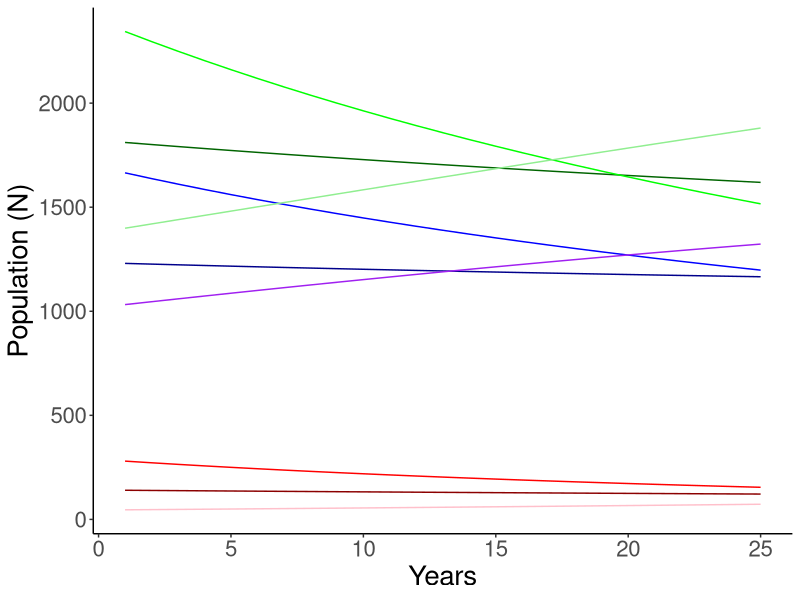

Write R code to recreate this figure.
## ---- chunk 1
#qworst means using the lower estimates of population to increase catchability, high estimates of pop decrease catchability. Higher catchability means higher catch death rate
SW21_L <-1032
SW21_H <- 1665
SW21_A <- 1230
SW20C <- 98
SW20E <- 277
SW19C <- 74
SW19E <- 267

#get q's for each year based on diff pop sizes. Add on catches from future years to simulate actual pop size
q20opt <- SW20C/(SW20E*(SW21_H + SW20C))
q20worst <- SW20C/(SW20E*(SW21_L + SW20C))
q20ave <- SW20C/(SW20E*(SW21_A + SW20C))
q19opt <- SW19C/(SW19E*(SW21_H + SW20C + SW19C))
q19worst <-SW19C/(SW19E*(SW21_L + SW20C + SW19C))
q19ave <-SW19C/(SW19E*(SW21_A + SW20C + SW19C))

qopt <- mean(c(q20opt,q19opt))
qworst <- mean(c(q20worst, q19worst))
qave <- mean(c(q20ave, q19ave))

qopt
qworst
qave

## ---- chunk 2
# Define functions
logistic <- function(r, K, nt, e, q) {
  ntplus1 <- nt + (r * nt * (1 -nt/K))-(e*q*nt)
  return(ntplus1)
}

# Create a loop to run the logistic model

logistic_pop <- function(r, K, N0, e, q, nyears){
nt <- rep(NA, nyears) 
nt[1] <- N0

for (i in 2:nyears) {
  nt[i] <- logistic(r = r,
                    K = K,
                    nt = nt[i - 1],
                    e = e,
                    q = q)
}
return(nt)
}
## ---- chunk 3
# Run Scenario 1: North 
# nominal case parameters
r <- mean(c(0.025,0.049))
K <- 448
N0 <- 140
e <- 138
q <- qave
nyears <- 25


output <- logistic_pop(r = r,
                       K = K,
                       N0 = N0,
                       e = e,
                       q = q,
                       nyears = nyears)

# calculate % change
100 * (output[ nyears ] - output[ 1 ]) / output[ 1 ]

## ---- chunk 4
#worst case
r <- 0.025
K <- 437
N0 <- 280
e <- 138
q <- qworst
nyears <- 25


output2 <- logistic_pop(r = r,
                       K = K,
                       N0 = N0,
                       e = e,
                       q = q,
                       nyears = nyears)

# calculate % change
100 * (output2[ nyears ] - output2[ 1 ]) / output2[ 1 ]
## ---- chunk 5
r <- 0.049
K <- 524
N0 <- 46
e <- 138
q <- qopt
nyears <- 25


output3 <- logistic_pop(r = r,
                       K = K,
                       N0 = N0,
                       e = e,
                       q = q,
                       nyears = nyears)

# calculate % change
100 * (output3[ nyears ] - output3[ 1 ]) / output3[ 1 ]
## ---- chunk 6
r <- mean(c(0.025,0.049))
K <- 2191
N0 <- 1230
e <- 82
q <- qave
nyears <- 25


output4 <- logistic_pop(r = r,
                       K = K,
                       N0 = N0,
                       e = e,
                       q = q,
                       nyears = nyears)

# calculate % change
100 * (output4[ nyears ] - output4[ 1 ]) / output4[ 1 ]


## ---- chunk 7
r <- mean(c(0.025))
K <- 2159
N0 <- 1665
e <- 82
q <- qworst
nyears <- 25


output5 <- logistic_pop(r = r,
                       K = K,
                       N0 = N0,
                       e = e,
                       q = q,
                       nyears = nyears)

# calculate % change
100 * (output5[ nyears ] - output5[ 1 ]) / output5[ 1 ]
## ---- chunk 8
r <- mean(c(0.049))
K <- 2389
N0 <- 1032
e <- 82
q <- qopt
nyears <- 25


output6 <- logistic_pop(r = r,
                       K = K,
                       N0 = N0,
                       e = e,
                       q = q,
                       nyears = nyears)

# calculate % change
100 * (output6[ nyears ] - output6[ 1 ]) / output6[ 1 ]
## ---- chunk 9
r <- mean(c(0.025,0.049))
K <- 4438
N0 <- 1811
e <- 118
q <- qave
nyears <- 25


output7 <- logistic_pop(r = r,
                       K = K,
                       N0 = N0,
                       e = e,
                       q = q,
                       nyears = nyears)

# calculate % change
100 * (output7[ nyears ] - output7[ 1 ]) / output7[ 1 ]

## ---- chunk 10
r <- mean(c(0.025))
K <- 4340
N0 <- 2344
e <- 118
q <- qworst
nyears <- 25


output8 <- logistic_pop(r = r,
                       K = K,
                       N0 = N0,
                       e = e,
                       q = q,
                       nyears = nyears)

# calculate % change
100 * (output8[ nyears ] - output8[ 1 ]) / output8[ 1 ]
## ---- chunk 11
r <- mean(c(0.049))
K <- 5045
N0 <- 1399
e <- 118
q <- qopt
nyears <- 25


output9 <- logistic_pop(r = r,
                       K = K,
                       N0 = N0,
                       e = e,
                       q = q,
                       nyears = nyears)

# calculate % change
100 * (output9[ nyears ] - output9[ 1 ]) / output9[ 1 ]
years <- c(1:25)
## ---- chunk 12
library(ggplot2)
df <- data.frame(years, output, output2, output3, output4, output5, output6, output7,output8, output9)

colnames(df) <- c("Years", "N_nominal", "N_worst", "N_best", "SW_nominal", "SW_worst", "SW_best", "SE_nominal", "SE_worst", "SE_best")

#All regions
ggplot(df, aes(x=years))+
  geom_line(aes(y=N_nominal), color="darkred")+
  geom_line(aes(y=N_worst), color="red")+
  geom_line(aes(y=N_best), color="pink")+
  geom_line(aes(y=SW_nominal), color ="darkblue")+
  geom_line(aes(y=SW_worst), color = "blue")+
  geom_line(aes(y=SW_best), color = "purple")+
  geom_line(aes(y=SE_nominal), color="darkgreen")+
  geom_line(aes(y=SE_worst), color="green")+
  geom_line(aes(y=SE_best), color="lightgreen")+
  theme_classic()+
  ylab("Population (N)")+
  xlab("Years")+
  theme(text = element_text(size = 20))

